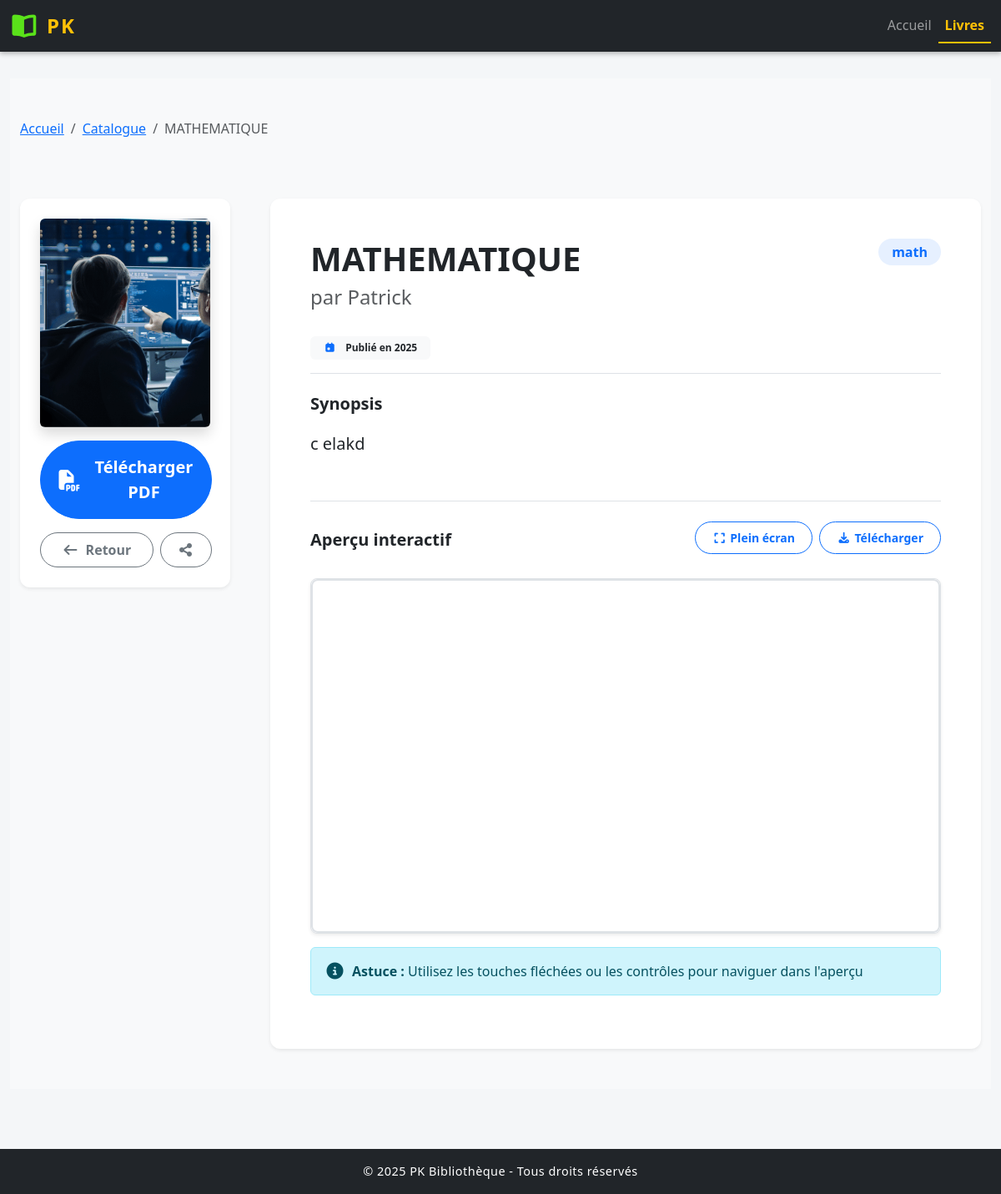
Page /books/mathematique/ on the committed database.
### books/models.py (models this page shows, shortened)
class Book(models.Model):
    title = models.CharField(max_length=200)
    slug = models.SlugField(unique=True, blank=True)
    author = models.CharField(max_length=150)
    description = models.TextField()
    category = models.ForeignKey(Category, on_delete=models.CASCADE)
    cover = models.ImageField(upload_to='covers/')
    file = models.FileField(upload_to='books/')
    publication_date = models.DateField()
    created_at = models.DateTimeField(auto_now_add=True)

class Category(models.Model):
    name = models.CharField(max_length=100)
    description = models.TextField(blank=True)

### books/views.py (the view)
# urls.py: path('<slug:slug>/', views.book_detail, name='book_detail'),
def book_detail(request, slug):
    book = get_object_or_404(Book, slug=slug)
    return render(request, 'book_detail.html', {'book': book})

### templates/book_detail.html (shortened to what this page needs)
{% extends 'base.html' %}
{% block content %}
<section class="py-5 bg-light">
  <div class="container">
    <nav aria-label="breadcrumb" class="mb-4">
      <ol class="breadcrumb">
        <li class="breadcrumb-item"><a href="{% url 'home' %}">Accueil</a></li>
        <li class="breadcrumb-item"><a href="{% url 'books_list' %}">Catalogue</a></li>
        <li class="breadcrumb-item active" aria-current="page">{{ book.title|truncatewords:3 }}</li>
      </ol>
    </nav>
    <div class="row g-4 g-lg-5">
      <div class="col-lg-4 col-xl-3">
        <div class="sticky-top" style="top: 80px;">
          <div class="card border-0 shadow-sm">
            <div class="card-body p-4 text-center">
              <img src="{{ book.cover.url }}"
                   class="img-fluid rounded shadow mb-3"
                   alt="{{ book.title }}"
                   style="max-height: 360px; width: auto;">
              <div class="d-grid gap-3">
                {% if book.file %}
                <a href="{{ book.file.url }}"
                   class="btn btn-primary btn-lg py-3 d-flex align-items-center justify-content-center"
                   download>
                  <i class="fas fa-file-pdf me-3 fs-4"></i>
                  <span>Télécharger PDF</span>
                </a>
                {% endif %}
                <div class="d-flex gap-2">
                  <a href="{% url 'books_list' %}" class="btn btn-outline-secondary flex-grow-1">
                    <i class="fas fa-arrow-left me-2"></i>Retour
                  </a>
                  <button class="btn btn-outline-secondary" data-bs-toggle="modal" data-bs-target="#shareModal">
                    <i class="fas fa-share-alt"></i>
                  </button>
                </div>
              </div>
            </div>
          </div>
        </div>
      </div>
      <div class="col-lg-8 col-xl-9">
        <div class="card border-0 shadow-sm">
          <div class="card-body p-4 p-lg-5">
            <div class="mb-4 pb-3 border-bottom">
              <div class="d-flex justify-content-between align-items-start">
                <div>
                  <h1 class="display-6 fw-bold text-dark mb-2">{{ book.title }}</h1>
                  <h2 class="h4 text-muted mb-3">par {{ book.author }}</h2>
                </div>
                <span class="badge bg-primary bg-opacity-10 text-primary fs-6 px-3 py-2 rounded-pill">
                  {{ book.category.name }}
                </span>
              </div>
              <div class="d-flex flex-wrap gap-2 mt-3">
                <span class="badge bg-light text-dark py-2 px-3">
                  <i class="fas fa-calendar-day text-primary me-2"></i>
                  Publié en {{ book.publication_date|date:"Y" }}
                </span>
              </div>
            </div>
            <div class="mb-5">
              <h3 class="h5 fw-bold text-dark mb-3">Synopsis</h3>
              <div class="text-dark lh-lg fs-5" style="text-align: justify;">
                {{ book.description|linebreaks }}
              </div>
            </div>
            {% if book.file %}
            <div class="mt-5 pt-4 border-top">
              <div class="d-flex flex-wrap justify-content-between align-items-center mb-4">
                <h3 class="h5 fw-bold text-dark mb-3 mb-sm-0">Aperçu interactif</h3>
                <div class="d-flex gap-2">
                  <a href="{{ book.file.url }}"
                     class="btn btn-outline-primary btn-sm"
                     target="_blank">
                    <i class="fas fa-expand me-1"></i>Plein écran
                  </a>
                  <a href="{{ book.file.url }}"
                     class="btn btn-outline-primary btn-sm"
                     download>
                    <i class="fas fa-download me-1"></i>Télécharger
                  </a>
                </div>
              </div>
              <div class="ratio ratio-16x9 border rounded-3 overflow-hidden shadow-sm bg-light">
                <iframe src="{{ book.file.url }}#toolbar=0&view=fitH"
                        class="w-100 h-100"
                        allowfullscreen
                        loading="lazy"></iframe>
              </div>
              <div class="alert alert-info mt-3 d-flex align-items-center">
                <i class="fas fa-info-circle me-2 fs-5"></i>
                <div>
                  <strong>Astuce :</strong> Utilisez les touches fléchées ou les contrôles pour naviguer dans l'aperçu
                </div>
              </div>
            </div>
            {% endif %}
          </div>
        </div>
      </div>
    </div>
  </div>
</section>
{% endblock %}

### static/css/style.css (style rules this page uses)
* { margin: 0; padding: 0; box-sizing: border-box; font-family: 'Segoe UI', Tahoma, Geneva, Verdana, sans-serif; }
body { background-color: #f4f6f8; color: #333; }
.btn { border-radius: 50px; padding: 8px 20px; font-weight: 600; transition: all 0.3s ease; }
.card { border: none; border-radius: 12px; transition: all 0.3s ease; overflow: hidden; box-shadow: 0 4px 15px rgba(0,0,0,0.05); }
.card img { height: 250px; object-fit: cover; }
iframe { border: 2px solid #dee2e6; border-radius: 8px; background: #fff; }
.btn-outline-primary { border-radius: 50px; margin-bottom: 5px; }
.container { max-width: 1200px; }
.row { margin-top: 20px; }

### templates/base.html (style rules this page uses)
body { padding-top: 70px; }

### rows in the picture
Book: title "MATHEMATIQUE", cover (picture), author "Patrick", category.name "math", publication_date "2025", description "c elakd"
